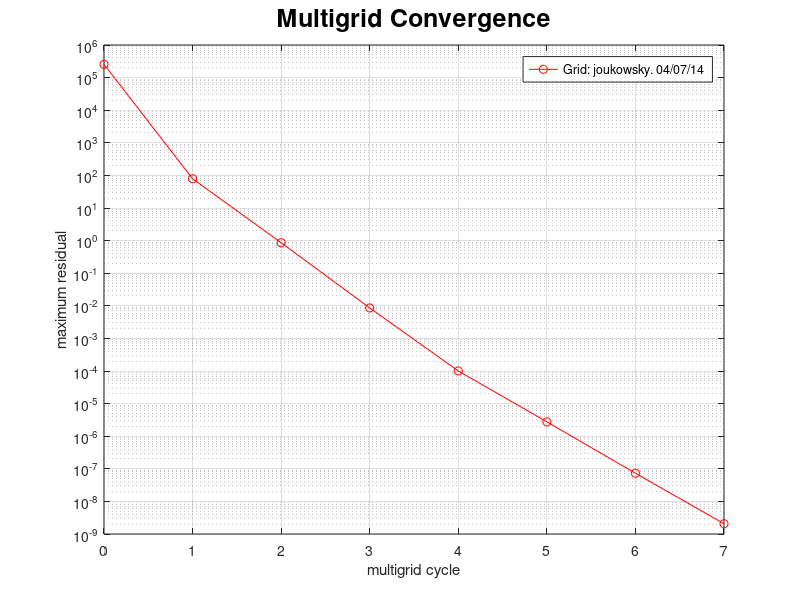

Reproduce this figure in MATLAB.
t=[0 1 2 3 4 5 6 7 ];
defect=[2.556e+05 7.900e+01 8.602e-01 8.600e-03 1.003e-04 2.763e-06 7.299e-08 2.068e-09 ];
clf
set(gca,'FontSize',16);
plot(t,defect,'r-o');
title('Multigrid Convergence','FontSize',18);
ylabel('maximum residual');
xlabel('multigrid cycle');
set(gca,'YScale','log');
grid on
legend('Grid: joukowsky. 04/07/14','BC: DDDD+PPDI+PPDI.','Second-order accurate.','2.2e+06 points. 4 levels.','CR=0.017, ECR=0.56, W[2,1]');
% pause
% print -deps2 residual.eps


% print -depsc2 residual.eps


